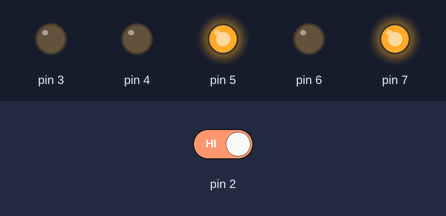
Bench run of a sketch on a simulated Arduino Uno, built with avr-gcc and run on an emulated ATmega328P. Parts: output pins drawn as LEDs (lit = HIGH). The test bench sets the inputs (shaded band); at power-on: pin 2 HIGH.

Above: at 9.8 s.
9.9 s: pin 2 driven LOW
At 11.1 s:
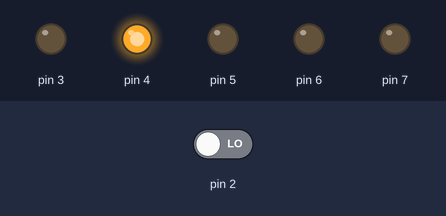
At 14.1 s:
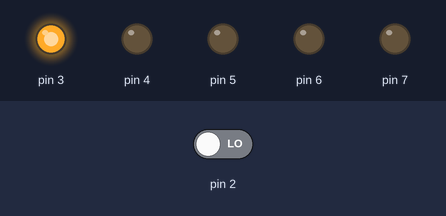
15.3 s: pin 2 driven HIGH
At 15.9 s:
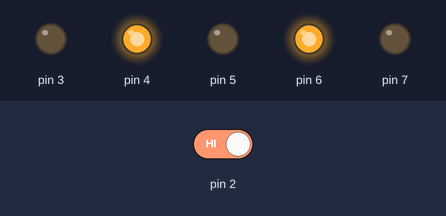
Timing chart, 0 to 26.7 s (numbered marks = the images above; inputs shaded):
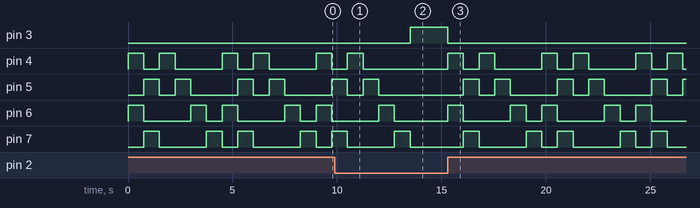

The sketch:

collision_avoidance.ino
```cpp
int switchState = 0; // Holds the state of the Switch (HIGH - Pressed, LOW - Floating)
void setup(){   // The void setup function runs only once at the beginning. It is the place to define the OUTPUTs and INPUTs
  pinMode(3, OUTPUT);
  pinMode(4, OUTPUT);
// configures pin 3 (digital) as an OUTPUT
  pinMode(5, OUTPUT);
  pinMode(6, OUTPUT);
  pinMode(7, OUTPUT);
  pinMode(2, INPUT);
}
void loop() { // This function will execute endlessly from the first to the last row
  switchState=digitalRead(2); // reads the digital Value of pin 2
  if (switchState == LOW) {
// compares if the switchState corresponds to a LOW value. If the statement is true, it executes the orders contained within {}. Otherwise it ignores them.
    digitalWrite(3, HIGH); // Sets the signal in 3 to HIGH (turn on the LED) and 4 and 5 to LOW (turn off the LEDs connected to 4 and 5)
    digitalWrite(4, LOW);
    digitalWrite(5, LOW);
    digitalWrite(6, LOW);
    digitalWrite(7, LOW);
  }
  else { // If the Switch is pressed, the program will ignore the 'if' conditional and enter the 'else'
    digitalWrite(3, LOW);

    digitalWrite(4, HIGH);
    digitalWrite(6, HIGH);
    delay(750);
    digitalWrite(4, LOW);
    digitalWrite(6, LOW);
    digitalWrite(5, HIGH);
    digitalWrite(7, HIGH);
    delay(750);
    digitalWrite(5, LOW);
    digitalWrite(7, LOW);


    digitalWrite(4, HIGH);
    delay(750);
    digitalWrite(4, LOW);
    digitalWrite(5, HIGH);
    delay(750);
    digitalWrite(5, LOW);
    digitalWrite(6, HIGH);
    delay(750);
    digitalWrite(6, LOW);
    digitalWrite(7, HIGH);
    delay(750);
    digitalWrite(7, LOW);


  }
}
```

Measured:
- after the input at 9.9 s, pin 3: LOW → HIGH after 3.6 s; pin 4: goes on until 11.3 s, then stays LOW; pin 5: goes on until 12.0 s, then stays LOW; pin 6: goes on until 12.8 s, then stays LOW; pin 7: goes on until 13.5 s, then stays LOW
- after the input at 15.3 s, pin 3: HIGH → LOW at once; pin 4: LOW → HIGH at once, then repeats every 4.5 s: LOW 0.75 s, HIGH 0.75 s, LOW 2.3 s, HIGH 0.75 s
- by itself, pin 4: repeats every 4.5 s: LOW 0.75 s, HIGH 0.75 s, LOW 2.3 s, HIGH 0.75 s
- by itself, pin 6: repeats every 4.5 s: LOW 2.3 s, HIGH 0.75 s, LOW 0.75 s, HIGH 0.75 s
